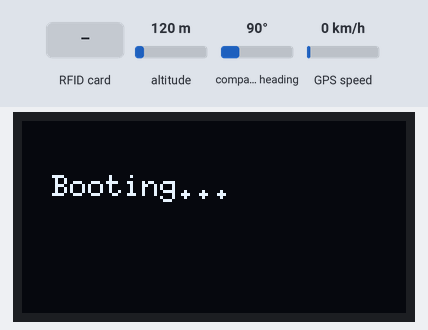
This program was run on a simulated ESP32. On the bench: 128×64 one-colour display. The test bench sets the inputs (shaded band); at power-on: altitude 120 m, compass heading 90°, GPS speed 0 km/h. The GPS gets a fix after 3 s at 37.7749, -122.4194 with 8 satellites; no radio packets arrive unless stated; what the program prints to the serial monitor is not drawn.

Above: at 0.4 s.
At 2.6 s:
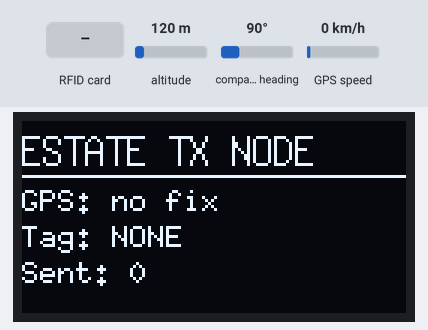
2.7 s: RFID card 5E 7A 19 C4 held to the reader
At 4.8 s:
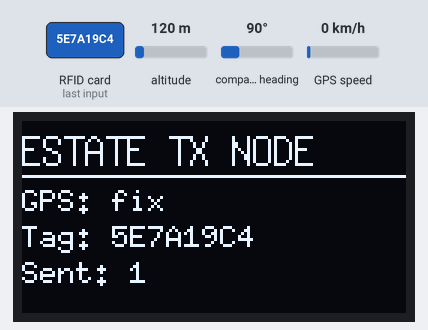
Timing chart, 0 to 6.3 s (numbered marks = the images above; inputs shaded):
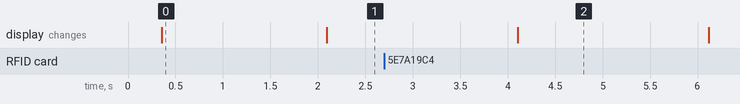

The program:

main.cpp
```cpp
#include <Arduino.h>
#include <SPI.h>
#include <LoRa.h>
#include <U8g2lib.h>
#include <Wire.h>
#include <MFRC522.h>
#include <TinyGPS++.h>

// ---------- Shared VSPI bus (LoRa + RFID) ----------
#define SCK   18
#define MISO  19
#define MOSI  23

// ---------- LoRa SX1278 ----------
#define LORA_SS   5
#define LORA_RST  14
#define LORA_DIO0 26
#define BAND      433E6

#define LORA_SF       10
#define LORA_BW       125E3
#define LORA_CR       5
#define LORA_SYNCWORD 0xF3
#define LORA_PREAMBLE 8
#define REG_OCP       0x0B

// ---------- RC522 RFID ----------
#define RFID_SS   27
#define RFID_RST  4

// ---------- GPS (UART2) ----------
#define GPS_RX2  16   // ESP32 RX2 <- GPS TX
#define GPS_TX2  17   // ESP32 TX2 -> GPS RX
#define GPS_BAUD 9600 // check your module — most NEO-M8N ship at 9600

// ---------- OLED (SH1106, I2C) ----------
U8G2_SH1106_128X64_NONAME_F_HW_I2C u8g2(U8G2_R0, U8X8_PIN_NONE, 22, 21);

MFRC522 rfid(RFID_SS, RFID_RST);
HardwareSerial GPSSerial(2);
TinyGPSPlus gps;

int packetCounter = 0;
String lastTagUID = "NONE";
unsigned long lastTx = 0;
const unsigned long TX_INTERVAL = 2000;

void writeReg(uint8_t addr, uint8_t val) {
  SPI.beginTransaction(SPISettings(8E6, MSBFIRST, SPI_MODE0));
  digitalWrite(LORA_SS, LOW);
  SPI.transfer(addr | 0x80);
  SPI.transfer(val);
  digitalWrite(LORA_SS, HIGH);
  SPI.endTransaction();
}

String readRfidUID() {
  String uid = "";
  for (byte i = 0; i < rfid.uid.size; i++) {
    if (rfid.uid.uidByte[i] < 0x10) uid += "0";
    uid += String(rfid.uid.uidByte[i], HEX);
  }
  uid.toUpperCase();
  return uid;
}

void setup() {
  Serial.begin(115200);
  delay(300);
  Serial.println("[ESTATE TX] Booting...");

  u8g2.begin();
  u8g2.clearBuffer();
  u8g2.setFont(u8g2_font_6x10_tf);
  u8g2.drawStr(10, 25, "Booting...");
  u8g2.sendBuffer();

  // Deselect both SPI devices before the bus comes up
  pinMode(LORA_SS, OUTPUT);
  pinMode(RFID_SS, OUTPUT);
  digitalWrite(LORA_SS, HIGH);
  digitalWrite(RFID_SS, HIGH);

  // No SS param here — two devices share this bus, each library
  // manages its own CS pin instead of relying on one hardware SS
  SPI.begin(SCK, MISO, MOSI);

  // ---- LoRa init ----
  LoRa.setPins(LORA_SS, LORA_RST, LORA_DIO0);

  pinMode(LORA_RST, OUTPUT);
  digitalWrite(LORA_RST, LOW);
  delay(20);
  digitalWrite(LORA_RST, HIGH);
  delay(50);

  if (!LoRa.begin(BAND)) {
    Serial.println("[FATAL] LoRa init failed. Check wiring.");
    while (1) delay(1000);
  }

  LoRa.setTxPower(14, PA_OUTPUT_PA_BOOST_PIN);
  writeReg(REG_OCP, 0x00);          // disable OCP directly — library's setOCP(0) underflows
  LoRa.setSignalBandwidth(LORA_BW);
  LoRa.setSpreadingFactor(LORA_SF);
  LoRa.setCodingRate4(LORA_CR);
  LoRa.setSyncWord(LORA_SYNCWORD);
  LoRa.setPreambleLength(LORA_PREAMBLE);
  LoRa.enableCrc();                 // remember: add this to the receiver too

  Serial.println("[OK] LoRa armed. 14dBm SF10 BW125 433MHz, CRC on");

  // ---- RFID init (shares the SPI bus with LoRa) ----
  rfid.PCD_Init();
  Serial.println("[OK] RFID reader ready");

  // ---- GPS init ----
  GPSSerial.begin(GPS_BAUD, SERIAL_8N1, GPS_RX2, GPS_TX2);
  Serial.println("[OK] GPS serial ready");

  Serial.println("[ESTATE TX] All peripherals initialized.");
}

void loop() {
  // Keep the GPS parser fed every loop — never block on it
  while (GPSSerial.available()) {
    gps.encode(GPSSerial.read());
  }

  // Non-blocking tag check — only does anything when a card is present
  if (rfid.PICC_IsNewCardPresent() && rfid.PICC_ReadCardSerial()) {
    lastTagUID = readRfidUID();
    Serial.printf("[RFID] Tag detected: %s\n", lastTagUID.c_str());
    rfid.PICC_HaltA();
    rfid.PCD_StopCrypto1();
  }

  // Transmit + refresh OLED on a fixed interval
  if (millis() - lastTx >= TX_INTERVAL) {
    lastTx = millis();

    String gpsStr = gps.location.isValid()
      ? String(gps.location.lat(), 5) + "," + String(gps.location.lng(), 5)
      : "NOFIX";

    String payload = "PKT:" + String(packetCounter) +
                      ",GPS:" + gpsStr +
                      ",TAG:" + lastTagUID;

    LoRa.beginPacket();
    LoRa.print(payload);
    LoRa.endPacket();

    Serial.printf("[TX %d] \"%s\" sent.\n", packetCounter, payload.c_str());

    u8g2.clearBuffer();
    u8g2.setFont(u8g2_font_7x14_tf);
    u8g2.drawStr(0, 15, "ESTATE TX NODE");
    u8g2.drawHLine(0, 18, 128);
    u8g2.setFont(u8g2_font_6x10_tf);
    u8g2.drawStr(0, 30, gps.location.isValid() ? "GPS: fix" : "GPS: no fix");
    u8g2.setCursor(0, 42);
    u8g2.print("Tag: ");
    u8g2.print(lastTagUID);
    u8g2.setCursor(0, 54);
    u8g2.print("Sent: ");
    u8g2.print(packetCounter);
    u8g2.sendBuffer();

    packetCounter++;
  }
}
```

Measured:
- after the input at 2.7 s, the display: changes after 1.4 s (image 2)
- what the display in image 0 shows lasts 1.7 s, from 0.4 s to 2.1 s
